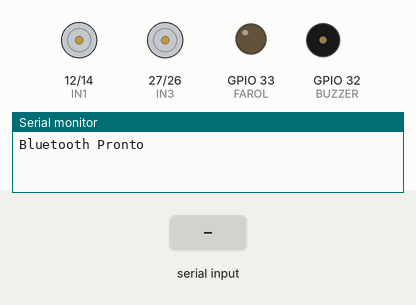
Recording of a program running on a simulated ESP32. Shown: motor-driver pin pairs drawn as motors (green arrow = first pin HIGH = forward, orange = second pin HIGH = backward, longer = more drive, scaled by the enable pin), output pins drawn as LEDs (lit = HIGH), buzzer (waves = sounding), the last lines printed to the serial monitor. The test bench sets the inputs (shaded band). Nothing arrives over Bluetooth unless stated.

Above: at 1.2 s.
1.3 s: "Y" received over the second serial link
At 1.75 s:
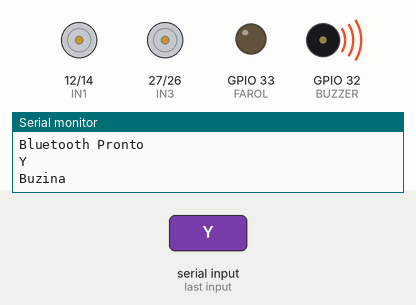
4.3 s: "F" received over the second serial link
At 5.4 s:
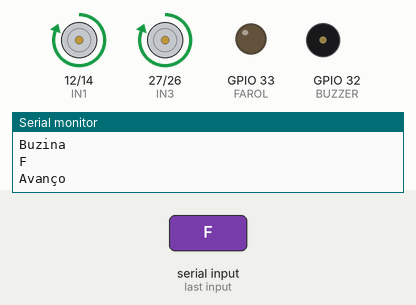
5.8 s: "B" received over the second serial link
At 6.6 s:
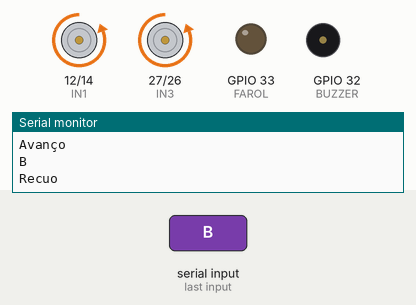
7.3 s: "L" received over the second serial link
At 7.7 s:
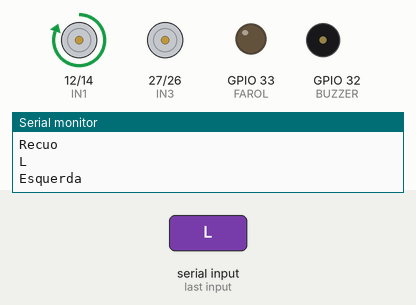
8.8 s: "R" received over the second serial link
At 10.0 s:
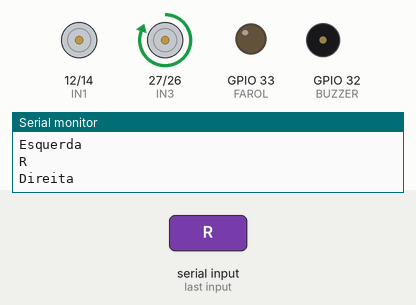
10.3 s: "G" received over the second serial link
At 11.2 s:
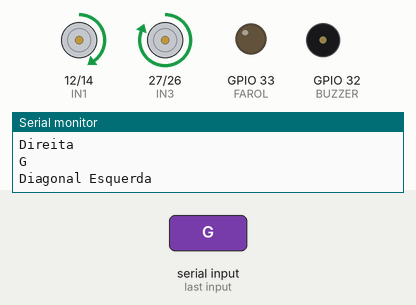
Timing chart, 0 to 12.8 s (numbered marks = the images above; inputs shaded):
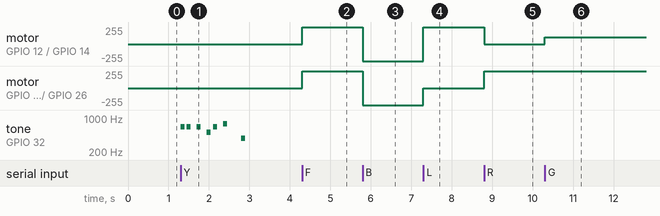

Measured:
- after the input at 1.3 s, tone on GPIO 32 (BUZZER): plays 660 Hz for 0.10 s, 660 Hz for 0.10 s, 660 Hz for 0.10 s, 510 Hz for 0.10 s, 660 Hz for 0.10 s, 770 Hz for 0.10 s … (7 notes in this stretch), starting at once
- after the input at 4.3 s, motor on GPIO 12 (IN1) / GPIO 14 (IN2), motor on GPIO 27 (IN3) / GPIO 26 (IN4): stopped → forward 255/255 at once
- after the input at 5.8 s, motor on GPIO 12 (IN1) / GPIO 14 (IN2), motor on GPIO 27 (IN3) / GPIO 26 (IN4): forward 255/255 → backward 255/255 at once
- after the input at 7.3 s, motor on GPIO 12 (IN1) / GPIO 14 (IN2): backward 255/255 → forward 255/255 at once; motor on GPIO 27 (IN3) / GPIO 26 (IN4): backward 255/255 → stopped at once
- after the input at 8.8 s, motor on GPIO 12 (IN1) / GPIO 14 (IN2): forward 255/255 → stopped at once; motor on GPIO 27 (IN3) / GPIO 26 (IN4): stopped → forward 255/255 at once
- after the input at 10.3 s, motor on GPIO 12 (IN1) / GPIO 14 (IN2): stopped → forward 100/255 at once

The program:

main.cpp
```cpp
#include "BluetoothSerial.h"
#include <Arduino.h>

BluetoothSerial SerialBT;

//%%%%%%%%%%%%%%%%%%%%%%%%%%%%%%%%%%%%%%%%%%%%%%%%%%%%%
// Definições dos pinos Ponte H e I/Os
//%%%%%%%%%%%%%%%%%%%%%%%%%%%%%%%%%%%%%%%%%%%%%%%%%%%%%

#define LED_PIN 2
#define ENA 13
#define IN1 12
#define IN2 14
#define IN3 27
#define IN4 26
#define ENB 25
#define BUZZER 32
#define FAROL 33

//%%%%%%%%%%%%%%%%%%%%%%%%%%%%%%%%%%%%%%%%%%%%%%%%%%%%%
// configurações dos canais de PWM para controle da ponte
//%%%%%%%%%%%%%%%%%%%%%%%%%%%%%%%%%%%%%%%%%%%%%%%%%%%%%

#define PWM_CHANNEL_A 0 // Canal PWM (0-15)
#define PWM_CHANNEL_B 1
#define PWM_FREQ 5000    // Frequência de 5kHz
#define PWM_RESOLUTION 8 // Resolução de 8 bits (0-255)

//%%%%%%%%%%%%%%%%%%%%%%%%%%%%%%%%%%%%%%%%%%%%%%%%%%%%%
// Definições para a buzina
//%%%%%%%%%%%%%%%%%%%%%%%%%%%%%%%%%%%%%%%%%%%%%%%%%%%%%

#define PWM_BUZINA 2

bool flagbt;
char c;

//%%%%%%%%%%%%%%%%%%%%%%%%%%%%%%%%%%%%%%%%%%%%%%%%%%%%%
// controles de velocidade dos motores
//%%%%%%%%%%%%%%%%%%%%%%%%%%%%%%%%%%%%%%%%%%%%%%%%%%%%%

int Max_Speed = 255;
int Low_Speed = 100;
int Off_Speed = 0;

//%%%%%%%%%%%%%%%%%%%%%%%%%%%%%%%%%%%%%%%%%%%%%%%%%%%%%
// Definições das funções
//%%%%%%%%%%%%%%%%%%%%%%%%%%%%%%%%%%%%%%%%%%%%%%%%%%%%%

bool comando_recebido();
void Toca_Mario(void);
void nota(int freq, int duracao);

//%%%%%%%%%%%%%%%%%%%%%%%%%%%%%%%%%%%%%%%%%%%%%%%%%%%%%
// Setup do controlador
//%%%%%%%%%%%%%%%%%%%%%%%%%%%%%%%%%%%%%%%%%%%%%%%%%%%%%

void setup() {

  //%%%%%%%%%%%%%%%%%%%%%%%%%%%%%%%%%%%%%%%%%%%%%%%%%%%%%
  // Configuração da Serial e do Bluetooth
  //%%%%%%%%%%%%%%%%%%%%%%%%%%%%%%%%%%%%%%%%%%%%%%%%%%%%%

  Serial.begin(115200);
  SerialBT.begin("ESP32_BT");
  Serial.println("Bluetooth Pronto");

  //%%%%%%%%%%%%%%%%%%%%%%%%%%%%%%%%%%%%%%%%%%%%%%%%%%%%%
  // Configurações dos pinos
  //%%%%%%%%%%%%%%%%%%%%%%%%%%%%%%%%%%%%%%%%%%%%%%%%%%%%%

  pinMode(IN1, OUTPUT);
  pinMode(IN2, OUTPUT);
  pinMode(IN3, OUTPUT);
  pinMode(IN4, OUTPUT);
  pinMode(FAROL, OUTPUT);

  //%%%%%%%%%%%%%%%%%%%%%%%%%%%%%%%%%%%%%%%%%%%%%%%%%%%%%
  // Configurações dos canais PWM
  //%%%%%%%%%%%%%%%%%%%%%%%%%%%%%%%%%%%%%%%%%%%%%%%%%%%%%

  ledcSetup(PWM_CHANNEL_A, PWM_FREQ,
            PWM_RESOLUTION); // Configura canal A de PWM da ponte H Lado 1
  ledcSetup(PWM_CHANNEL_B, PWM_FREQ,
            PWM_RESOLUTION); // Configura canal A de PWM da ponte H Lado 1
  ledcAttachPin(ENA, PWM_CHANNEL_A); // Define pina ENA como PWM
  ledcAttachPin(ENB, PWM_CHANNEL_B); // Define pino ENB como PWM

  ledcSetup(PWM_BUZINA, PWM_FREQ, PWM_RESOLUTION);
  ledcAttachPin(BUZZER, PWM_BUZINA);
}
//%%%%%%%%%%%%%%%%%%%%%%%%%%%%%%%%%%%%%%%%%%%%%%%%%%%%%
// Código de loop
//%%%%%%%%%%%%%%%%%%%%%%%%%%%%%%%%%%%%%%%%%%%%%%%%%%%%%

void loop() {
  if (SerialBT.available()) {
    c = SerialBT.read();
    flagbt = true;
    Serial.println(c);
  }
  if (flagbt == true) {
    flagbt = comando_recebido();
  }
}

bool comando_recebido() {
  switch (c) {

    //%%%%%%%%%%%%%%%%%%%%%%%%%%%%%%%%%%%%%%%%%%%%%%%%%%%%%
    // Configura as saídas para avanço
    //%%%%%%%%%%%%%%%%%%%%%%%%%%%%%%%%%%%%%%%%%%%%%%%%%%%%%

  case 'F':
    Serial.println("Avanço");
    digitalWrite(IN1, HIGH);
    digitalWrite(IN2, LOW);
    ledcWrite(PWM_CHANNEL_A, Max_Speed);
    digitalWrite(IN3, HIGH);
    digitalWrite(IN4, LOW);
    ledcWrite(PWM_CHANNEL_B, Max_Speed);
    break;

    //%%%%%%%%%%%%%%%%%%%%%%%%%%%%%%%%%%%%%%%%%%%%%%%%%%%%%
    // Configura as saídas para recuo
    //%%%%%%%%%%%%%%%%%%%%%%%%%%%%%%%%%%%%%%%%%%%%%%%%%%%%%

  case 'B':
    Serial.println("Recuo");
    digitalWrite(IN1, LOW);
    digitalWrite(IN2, HIGH);
    ledcWrite(PWM_CHANNEL_A, Max_Speed);
    digitalWrite(IN3, LOW);
    digitalWrite(IN4, HIGH);
    ledcWrite(PWM_CHANNEL_B, Max_Speed);
    break;

    //%%%%%%%%%%%%%%%%%%%%%%%%%%%%%%%%%%%%%%%%%%%%%%%%%%%%%
    // Configura as saídas para virar para a esquerda
    //%%%%%%%%%%%%%%%%%%%%%%%%%%%%%%%%%%%%%%%%%%%%%%%%%%%%%

  case 'L':
    Serial.println("Esquerda");
    digitalWrite(IN1, HIGH);
    digitalWrite(IN2, LOW);
    ledcWrite(PWM_CHANNEL_A, Max_Speed);
    digitalWrite(IN3, HIGH);
    digitalWrite(IN4, LOW);
    ledcWrite(PWM_CHANNEL_B, Off_Speed);
    break;

    //%%%%%%%%%%%%%%%%%%%%%%%%%%%%%%%%%%%%%%%%%%%%%%%%%%%%%
    // Configura as saídas para virar para a direita
    //%%%%%%%%%%%%%%%%%%%%%%%%%%%%%%%%%%%%%%%%%%%%%%%%%%%%%

  case 'R':
    Serial.println("Direita");
    digitalWrite(IN1, HIGH);
    digitalWrite(IN2, LOW);
    ledcWrite(PWM_CHANNEL_A, Off_Speed);
    digitalWrite(IN3, HIGH);
    digitalWrite(IN4, LOW);
    ledcWrite(PWM_CHANNEL_B, Max_Speed);
    break;

    //%%%%%%%%%%%%%%%%%%%%%%%%%%%%%%%%%%%%%%%%%%%%%%%%%%%%%
    // Configura as saídas para andar para frente e para esquerda
    //%%%%%%%%%%%%%%%%%%%%%%%%%%%%%%%%%%%%%%%%%%%%%%%%%%%%%

  case 'G':
    Serial.println("Diagonal Esquerda");
    digitalWrite(IN1, HIGH);
    digitalWrite(IN2, LOW);
    ledcWrite(PWM_CHANNEL_A, Low_Speed);
    digitalWrite(IN3, HIGH);
    digitalWrite(IN4, LOW);
    ledcWrite(PWM_CHANNEL_B, Max_Speed);
    break;

    //%%%%%%%%%%%%%%%%%%%%%%%%%%%%%%%%%%%%%%%%%%%%%%%%%%%%%
    // Configura as saídas para andar para frente e para direita
    //%%%%%%%%%%%%%%%%%%%%%%%%%%%%%%%%%%%%%%%%%%%%%%%%%%%%%

  case 'H':
    Serial.println("Diagonal Direita");
    digitalWrite(IN1, HIGH);
    digitalWrite(IN2, LOW);
    ledcWrite(PWM_CHANNEL_A, Max_Speed);
    digitalWrite(IN3, HIGH);
    digitalWrite(IN4, LOW);
    ledcWrite(PWM_CHANNEL_B, Low_Speed);
    break;

    //%%%%%%%%%%%%%%%%%%%%%%%%%%%%%%%%%%%%%%%%%%%%%%%%%%%%%
    // Configura as saídas para andar para trás e para esquerda
    //%%%%%%%%%%%%%%%%%%%%%%%%%%%%%%%%%%%%%%%%%%%%%%%%%%%%%

  case 'I':
    Serial.println("Diagonal Esquerda Para Trás");
    digitalWrite(IN1, LOW);
    digitalWrite(IN2, HIGH);
    ledcWrite(PWM_CHANNEL_A, Low_Speed);
    digitalWrite(IN3, LOW);
    digitalWrite(IN4, HIGH);
    ledcWrite(PWM_CHANNEL_B, Max_Speed);
    break;

    //%%%%%%%%%%%%%%%%%%%%%%%%%%%%%%%%%%%%%%%%%%%%%%%%%%%%%
    // Configura as saídas para andar para trás e para direita
    //%%%%%%%%%%%%%%%%%%%%%%%%%%%%%%%%%%%%%%%%%%%%%%%%%%%%%

  case 'J':
    Serial.println("Diagonal Direita Para Trás");
    digitalWrite(IN1, LOW);
    digitalWrite(IN2, HIGH);
    ledcWrite(PWM_CHANNEL_A, Max_Speed);
    digitalWrite(IN3, LOW);
    digitalWrite(IN4, HIGH);
    ledcWrite(PWM_CHANNEL_B, Low_Speed);
    break;

    //%%%%%%%%%%%%%%%%%%%%%%%%%%%%%%%%%%%%%%%%%%%%%%%%%%%%%
    // Configura as saídas para parar o movimento
    //%%%%%%%%%%%%%%%%%%%%%%%%%%%%%%%%%%%%%%%%%%%%%%%%%%%%%

  case 'S':
    Serial.println("Stop");
    digitalWrite(IN1, LOW);
    digitalWrite(IN2, LOW);
    ledcWrite(PWM_CHANNEL_A, Off_Speed);
    digitalWrite(IN3, LOW);
    digitalWrite(IN4, LOW);
    ledcWrite(PWM_CHANNEL_B, Off_Speed);
    break;

    //%%%%%%%%%%%%%%%%%%%%%%%%%%%%%%%%%%%%%%%%%%%%%%%%%%%%%
    // Configura as saídas para ligar a buzina
    //%%%%%%%%%%%%%%%%%%%%%%%%%%%%%%%%%%%%%%%%%%%%%%%%%%%%%

  case 'Y':
    Serial.println("Buzina");
    Toca_Mario();
    break;
    //%%%%%%%%%%%%%%%%%%%%%%%%%%%%%%%%%%%%%%%%%%%%%%%%%%%%%
    // Liga e Desliga as Luzes
    //%%%%%%%%%%%%%%%%%%%%%%%%%%%%%%%%%%%%%%%%%%%%%%%%%%%%%

  case 'X':
    Serial.println("Luzes Ligadas");
    digitalWrite(FAROL, HIGH);
    break;
  case 'x':
    Serial.println("Luzes Desligadas");
    digitalWrite(FAROL, LOW);
    break;
    return false;
  default:
    Serial.println("Comando desconhecido");
    break;
  }
  return false;
}

//%%%%%%%%%%%%%%%%%%%%%%%%%%%%%%%%%%%%%%%%%%%%%%%%%%%%%
// Função que toca a música do Mário
//%%%%%%%%%%%%%%%%%%%%%%%%%%%%%%%%%%%%%%%%%%%%%%%%%%%%%

void Toca_Mario(void) {
  nota(660, 100);
  nota(660, 100);
  delay(100);
  nota(660, 100);
  delay(100);
  nota(510, 100);
  nota(660, 100);
  delay(100);
  nota(770, 100);
  delay(300);
  nota(380, 100);
  delay(300);
}

void nota(int freq, int duracao) {
  if (freq == 0) {
    ledcWriteTone(PWM_BUZINA, 0);
  } else {
    ledcWriteTone(PWM_BUZINA, freq);
  }
  delay(duracao);
  ledcWriteTone(PWM_BUZINA, 0);
  delay(50); // pausa curta
}

// %%%%%%%%%%%%%%%%%%%%%%%%%%
// MAPEAMENTO DE CHARS
// %%%%%%%%%%%%%%%%%%%%%%%%%%
// Frente F
// Trás B
// Esquerda L
// Direita R
// Frente esq G
// Frente dir H
// Trás esq I
// Trás dir J
// Buzina Y
// Liga Luzes X
// Desliga Luzes x
```
